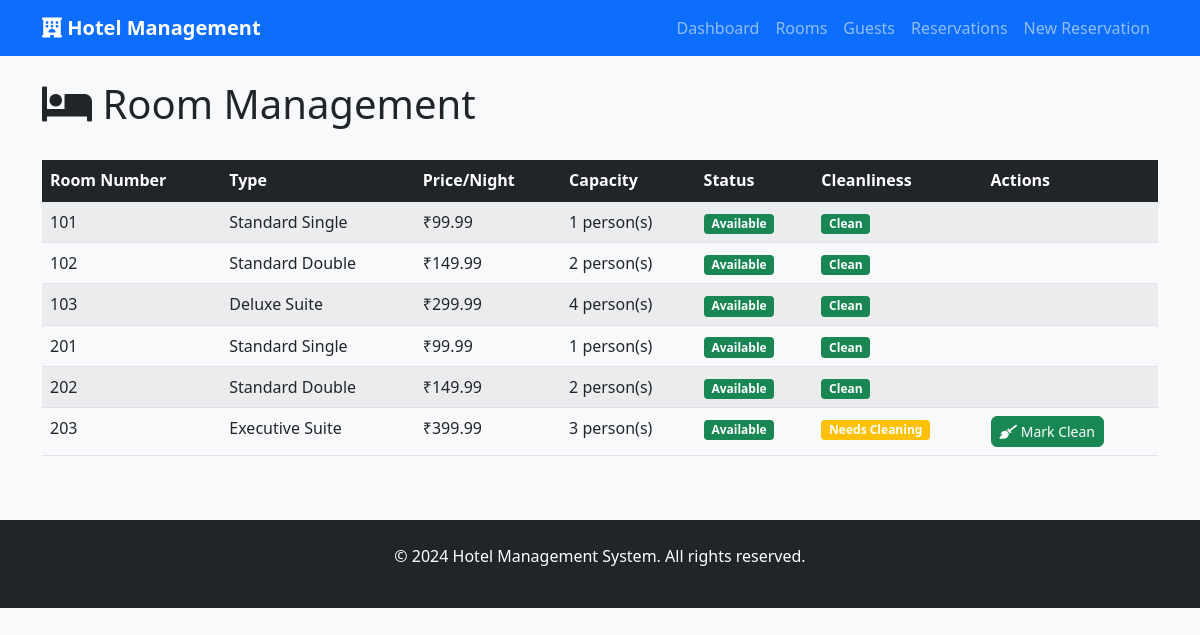
Before: /rooms with the older database file.
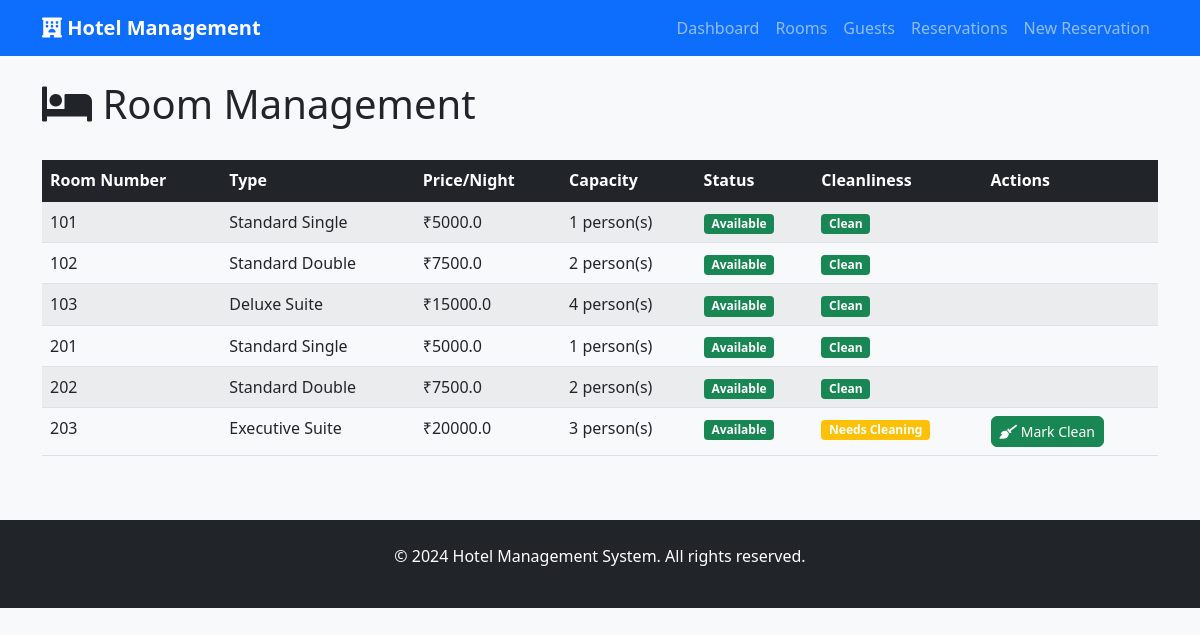
After: the same page with the newer database file.
### tables this page shows
CREATE TABLE rooms (
                room_number INTEGER PRIMARY KEY,
                room_type TEXT NOT NULL,
                price REAL NOT NULL,
                capacity INTEGER NOT NULL,
                is_occupied BOOLEAN DEFAULT 0,
                clean BOOLEAN DEFAULT 1,
                description TEXT
            );

### app.py (the view)
@app.route('/rooms')
def rooms():
    try:
        rooms_data = db.fetch_all('''
            SELECT * FROM rooms ORDER BY room_number
        ''')
        return render_template('rooms.html', rooms=rooms_data)
    except Exception as e:
        flash(f'Error loading rooms: {str(e)}', 'error')
        return render_template('rooms.html', rooms=[])

### app.py (called while the page is built)
    def get_connection(self):
        conn = sqlite3.connect(self.db_name)
        conn.row_factory = sqlite3.Row
        return conn

    def fetch_all(self, query: str, params: tuple = ()) -> List[Dict]:
        conn = self.get_connection()
        cursor = conn.cursor()
        cursor.execute(query, params)
        results = [dict(row) for row in cursor.fetchall()]
        conn.close()
        return results

### templates/rooms.html
{% extends "base.html" %}
{% block content %}
<div class="d-flex justify-content-between align-items-center mb-4">
    <h1><i class="fas fa-bed"></i> Room Management</h1>
</div>
<div class="table-responsive">
    <table class="table table-striped table-hover">
        <thead class="table-dark">
            <tr>
                <th>Room Number</th>
                <th>Type</th>
                <th>Price/Night</th>
                <th>Capacity</th>
                <th>Status</th>
                <th>Cleanliness</th>
                <th>Actions</th>
            </tr>
        </thead>
        <tbody>
            {% for room in rooms %}
            <tr>
                <td>{{ room.room_number }}</td>
                <td>{{ room.room_type }}</td>
                <td>₹{{ room.price }}</td>
                <td>{{ room.capacity }} person(s)</td>
                <td>
                    {% if room.is_occupied %}
                        <span class="badge bg-danger">Occupied</span>
                    {% else %}
                        <span class="badge bg-success">Available</span>
                    {% endif %}
                </td>
                <td>
                    {% if room.clean %}
                        <span class="badge bg-success">Clean</span>
                    {% else %}
                        <span class="badge bg-warning">Needs Cleaning</span>
                    {% endif %}
                </td>
                <td>
                    {% if not room.clean %}
                    <a href="{{ url_for('mark_clean', room_number=room.room_number) }}" class="btn btn-sm btn-success">
                        <i class="fas fa-broom"></i> Mark Clean
                    </a>
                    {% endif %}
                </td>
            </tr>
            {% endfor %}
        </tbody>
    </table>
</div>
{% endblock %}

### templates/base.html (shortened to what this page needs)
<!DOCTYPE html>
<html lang="en">
<head>
    <link href="https://cdn.jsdelivr.net/npm/bootstrap@5.1.3/dist/css/bootstrap.min.css" rel="stylesheet">
    <link href="https://cdnjs.cloudflare.com/ajax/libs/font-awesome/6.0.0/css/all.min.css" rel="stylesheet">
    <link href="{{ url_for('static', filename='css/style.css') }}" rel="stylesheet">
</head>
<body>
    <nav class="navbar navbar-expand-lg navbar-dark bg-primary">
        <div class="container">
            <a class="navbar-brand" href="{{ url_for('index') }}">
                <i class="fas fa-hotel"></i> Hotel Management
            </a>
            <div class="navbar-nav ms-auto">
                <a class="nav-link" href="{{ url_for('index') }}">Dashboard</a>
                <a class="nav-link" href="{{ url_for('rooms') }}">Rooms</a>
                <a class="nav-link" href="{{ url_for('guests') }}">Guests</a>
                <a class="nav-link" href="{{ url_for('reservations') }}">Reservations</a>
                <a class="nav-link" href="{{ url_for('make_reservation') }}">New Reservation</a>
            </div>
        </div>
    </nav>
    <div class="container mt-4">
        {% block content %}{% endblock %}
    </div>
    <footer class="bg-dark text-white mt-5 py-4">
        <div class="container text-center">
            <p>&copy; 2024 Hotel Management System. All rights reserved.</p>
        </div>
    </footer>
</body>
</html>

### static/css/style.css (style rules this page uses)
body { background-color: #f8f9fa; }
.navbar-brand { font-weight: bold; }
.table th { border-top: none; font-weight: 600; }
.btn { border-radius: 0.375rem; }
.badge { font-size: 0.75em; }

Changed rows visible on the page:
changed rooms id 101: price "99.99" → "5000.0"
changed rooms id 102: price "149.99" → "7500.0"
changed rooms "Deluxe Suite": price "299.99" → "15000.0"
changed rooms id 201: price "99.99" → "5000.0"
changed rooms id 202: price "149.99" → "7500.0"
changed rooms "Executive Suite": price "399.99" → "20000.0"
